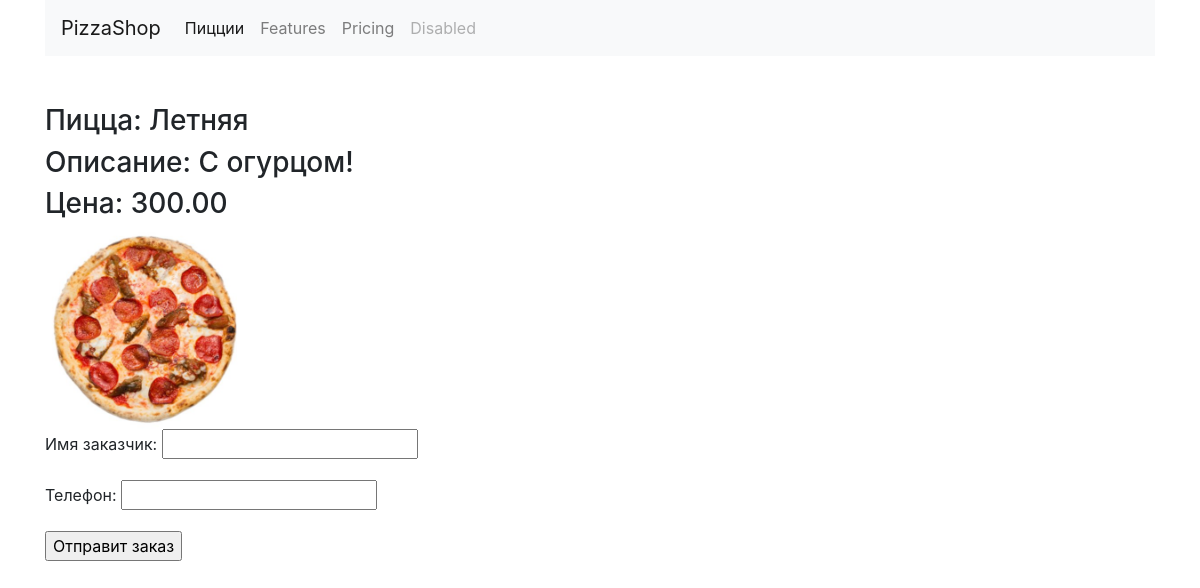
/4, run on the app's committed database.
### my_app/models.py (models this page shows, shortened)
class Pizza(models.Model):
    pizzashop = models.ForeignKey(PizzaShop, verbose_name='Название Магазина', on_delete=models.CASCADE)
    name = models.CharField(max_length=30, verbose_name='Название Пицца')
    desc = models.TextField(verbose_name='Описание')
    price = models.IntegerField(default=0, verbose_name='Цена')
    photo = models.ImageField(verbose_name='Фото', default='', upload_to='my_app/photos/', blank=True)
    class Meta:
        verbose_name = 'Пицца'
        verbose_name_plural = 'Пиццы'
        ordering = ['price']

### my_app/views.py (the view)
# urls.py: path('<slug:pizza_id>', views.pizza_detail, name='pizza' )
def pizza_detail(request, pizza_id):
    pizza = get_object_or_404(Pizza, id=pizza_id)
    form = OrderForm(request.POST or None, initial={
        'pizza':pizza
    })
    if form.is_valid():
        if request.method == 'POST':
            form.save()
            print(pizza.id)
            return HttpResponseRedirect(reverse('pizza', args=[pizza_id]))
    return render(request, 'pizza.html', {
        'pizza': pizza,
        'form': form,
    })

### my_app/forms.py
class OrderForm(forms.ModelForm):
    pizza = forms.ModelChoiceField(queryset=Pizza.objects.all(),widget=forms.HiddenInput)
    class Meta:
        model = Order
        fields = ('pizza','name','phone')

### templates/pizza.html (shortened to what this page needs)
{% extends 'base.html' %}
{% load bootstrap4 %}
{% load static %}
{% block body %}
<div class="row">
    <div class="col pizza" >
        <h3>Пицца: {{ pizza.name }} </h3>
        <h3>Описание: {{ pizza.desc }} </h3>
        <h3>Цена: {{ pizza.price|floatformat:"2" }} </h3>
        <img src="{{  pizza.photo.url }}" alt="{{ pizza.name }}" style="width:200px">
        <form method="POST" enctype="multipart/form-data">
           {{ form.as_p }}
        <input type="submit" value="Отправит заказ">
        </form>
    </div>
    {% endblock %}

### data on the page
Pizza: name "Летняя", desc "С огурцом!", price "300.00", photo (picture)
